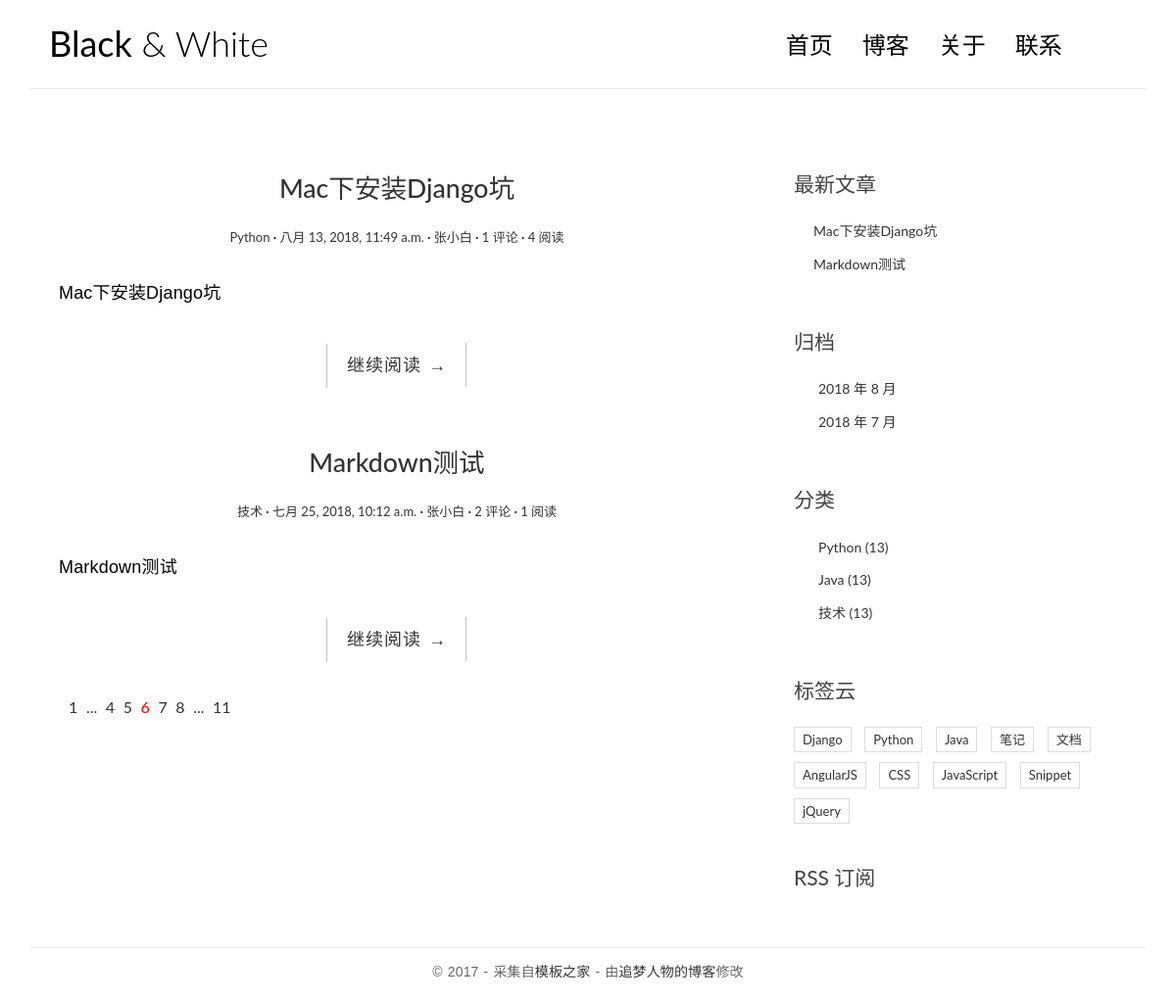
/, run on an earlier commit of the app's database.
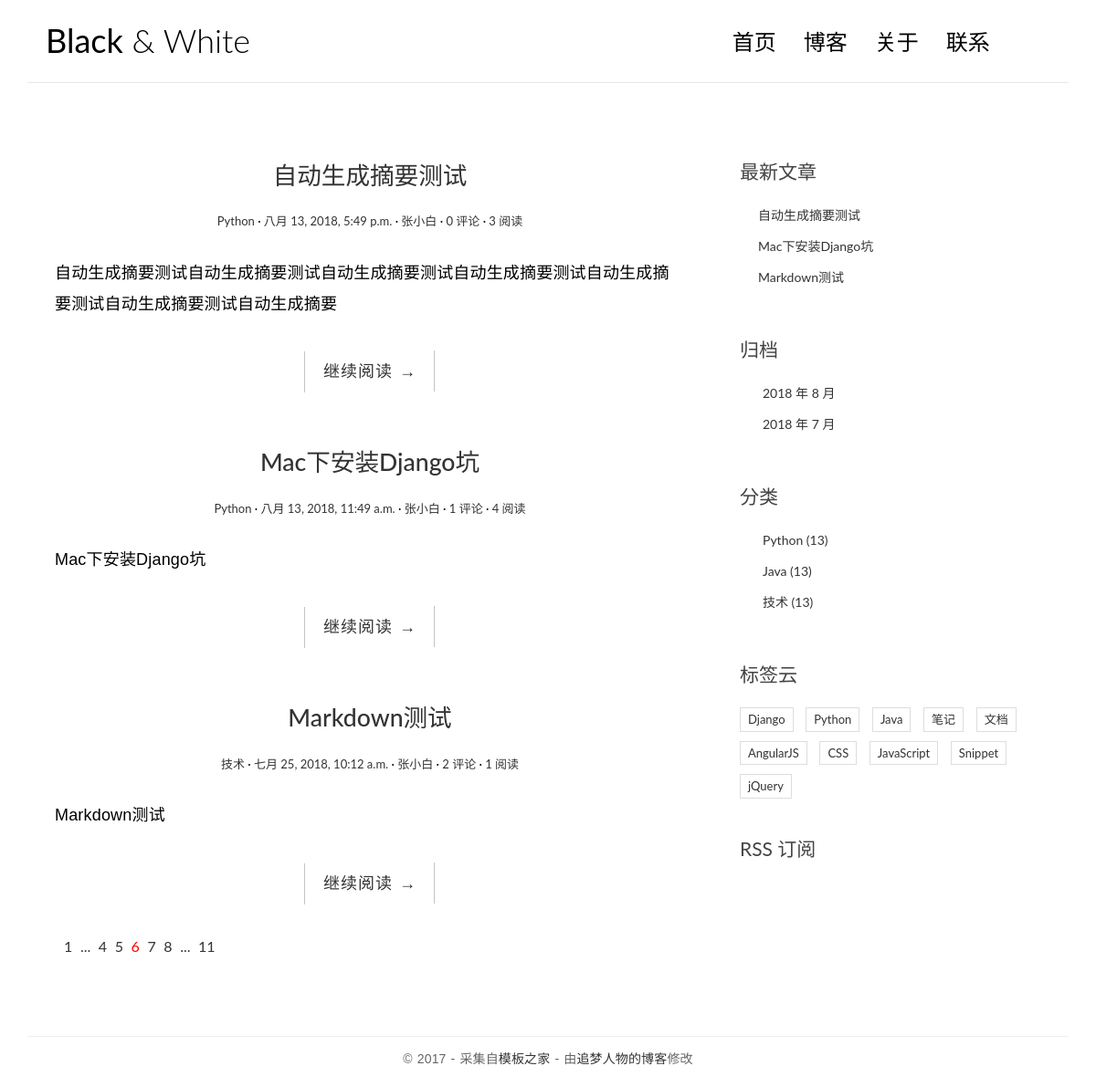
And on a later commit of the database.
### blog/models.py (models this page shows, shortened)
@python_2_unicode_compatible
class Post(models.Model):
    title = models.CharField(max_length=70)
    body = models.TextField()
    created_time = models.DateTimeField()
    modified_time = models.DateTimeField()
    excerpt = models.CharField(max_length=200, blank=True)
    category = models.ForeignKey(Category)
    tags = models.ManyToManyField(Tag, blank=True)
    author = models.ForeignKey(User)
    views = models.PositiveIntegerField(default=0)
    def get_absolute_url(self):
        return reverse('blog:detail', kwargs={'pk': self.pk})
    class Meta:
        ordering = ['-created_time']

@python_2_unicode_compatible
class Category(models.Model):
    name = models.CharField(max_length=100)

### blog/views.py (the view)
# urls.py: url(r'^$', views.IndexView.as_view(), name='index'),
class IndexView(ListView):
    model = Post
    template_name = 'blog/index.html'
    context_object_name = 'post_list'

### blog/templatetags/blog_tags.py (called while the page is built)
@register.simple_tag
def get_recent_post(num=5):
    return Post.objects.all().order_by('-created_time')[:num]

@register.simple_tag
def archives():
    return Post.objects.dates('created_time', 'month', order='DESC')

@register.simple_tag
def get_categories():
    return Category.objects.all()

### blog/templates/blog/index.html
{% extends 'base.html' %}
{% block main %}
    {% for post in post_list %}
        <article class="post post-{{ post.pk }}">
            <header class="entry-header">
                <h1 class="entry-title">
                    <a href="{{ post.get_absolute_url }}">{{ post.title }}</a>
                </h1>
                <div class="entry-meta">
                    <span class="post-category"><a href="#">{{ post.category.name }}</a></span>
                    <span class="post-date"><a href="#"><time class="entry-date"
                                                              datetime="{{ post.created_time }}">{{ post.created_time }}</time></a></span>
                    <span class="post-author"><a href="#">{{ post.author }}</a></span>
                    <span class="comments-link"><a href="#">{{ post.comment_set.count }} 评论</a></span>
                    <span class="views-count"><a href="#">{{ post.views }} 阅读</a></span>
                </div>
            </header>
            <div class="entry-content clearfix">
                <p>{{ post.excerpt }}</p>
                <div class="read-more cl-effect-14">
                    <a href="{{ post.get_absolute_url }}" class="more-link">继续阅读 <span class="meta-nav">→</span></a>
                </div>
            </div>
        </article>
    {% empty %}
        <div class="no-post">暂时还没有发布的文章！</div>
    {% endfor %}
    <div class="pagination">
        <ul>
            <li><a href="">1</a></li>
            <li><a href="">...</a></li>
            <li><a href="">4</a></li>
            <li><a href="">5</a></li>
            <li class="current"><a href="">6</a></li>
            <li><a href="">7</a></li>
            <li><a href="">8</a></li>
            <li><a href="">...</a></li>
            <li><a href="">11</a></li>
        </ul>
    </div>
{% endblock main %}

### blog/templates/base.html (shortened to what this page needs)
{% load staticfiles %}
{% load blog_tags %}
<!DOCTYPE html>
<html>
<head>
    <link rel="stylesheet" href="http://code.ionicframework.com/ionicons/2.0.1/css/ionicons.min.css">
    <link rel="stylesheet" href="{% static 'blog/css/bootstrap.min.css' %}">
    <link rel="stylesheet" href="{% static 'blog/css/pace.css' %}">
    <link rel="stylesheet" href="{% static 'blog/css/custom.css' %}">
    <link rel="stylesheet" href="{% static 'blog/css/highlights/github.css' %}">
</head>
<body>
<div class="container">
    <header id="site-header">
        <div class="row">
            <div class="col-md-4 col-sm-5 col-xs-8">
                <div class="logo">
                    <h1><a href="{% url 'blog:index' %}"><b>Black</b> &amp; White</a></h1>
                </div>
            </div>
            <div class="col-md-8 col-sm-7 col-xs-4">
                <nav class="main-nav" role="navigation">
                    <div class="collapse navbar-collapse" id="bs-example-navbar-collapse-1">
                        <ul class="nav navbar-nav navbar-right">
                            <li class="cl-effect-11"><a href="index.html" data-hover="首页">首页</a></li>
                            <li class="cl-effect-11"><a href="full-width.html" data-hover="博客">博客</a></li>
                            <li class="cl-effect-11"><a href="about.html" data-hover="关于">关于</a></li>
                            <li class="cl-effect-11"><a href="contact.html" data-hover="联系">联系</a></li>
                        </ul>
                    </div>
                </nav>
            </div>
        </div>
    </header>
</div>
<div class="content-body">
    <div class="container">
        <div class="row">
            <main class="col-md-8">
                {% block main %}
                {% endblock main %}
            </main>
            <aside class="col-md-4">
                <div class="widget widget-recent-posts">
                    <h3 class="widget-title">最新文章</h3>
                    {% get_recent_post as recent_post_list %}
                    <ul>
                        {% for post in recent_post_list %}
                            <li>
                                <a href="{{ post.get_absolute_url }}">{{ post.title }}</a>
                            </li>
                        {% empty %}
                            暂无最新文章
                        {% endfor %}
                    </ul>
                </div>
                <div class="widget widget-archives">
                    <h3 class="widget-title">归档</h3>
                    {% archives as date_list %}
                    <ul>
                        {% for date in date_list %}
                            <li>
                                <a href="{% url 'blog:archives' date.year date.month %}">
                                    {{ date.year }} 年 {{ date.month }} 月
                                </a>
                            </li>
                        {% empty %}
                            暂无归档
                        {% endfor %}
                    </ul>
                </div>
                <div class="widget widget-category">
                    <h3 class="widget-title">分类</h3>
                    {% get_categories as category_list %}
                    <ul>
                        {% for category in category_list %}
                            <li>
                                <a href="{% url 'blog:category' category.pk %}">
                                    {{ category.name }} <span class="post-count">(13)</span>
                                </a>
                            </li>
                        {% empty %}
                            暂无分类
                        {% endfor %}
                    </ul>
                </div>
                <div class="widget widget-tag-cloud">
                    <h3 class="widget-title">标签云</h3>
                    <ul>
                        <li>
                            <a href="#">Django</a>
                        </li>
                        <li>
                            <a href="#">Python</a>
                        </li>
                        <li>
                            <a href="#">Java</a>
                        </li>
                        <li>
                            <a href="#">笔记</a>
                        </li>
                        <li>
                            <a href="#">文档</a>
                        </li>
                        <li>
                            <a href="#">AngularJS</a>
                        </li>
                        <li>
                            <a href="#">CSS</a>
                        </li>
                        <li>
                            <a href="#">JavaScript</a>
                        </li>
                        <li>
                            <a href="#">Snippet</a>
                        </li>
                        <li>
                            <a href="#">jQuery</a>
                        </li>
                    </ul>
                </div>
                <div class="rss">
                    <a href=""> RSS 订阅</a>
                </div>
            </aside>
        </div>
    </div>
</div>
<footer id="site-footer">
    <div class="container">
        <div class="row">
            <div class="col-md-12">
                <p class="copyright">&copy 2017 - 采集自<a href="http://www.cssmoban.com/"
                                                        target="_blank" title="模板之家">模板之家</a>
                    - 由<a href="http://zmrenwu.com/" title="网页模板" target="_blank">追梦人物的博客</a>修改
                </p>
            </div>
        </div>
    </div>
</footer>
</body>
</html>

### blog/static/blog/css/custom.css (style rules this page uses)
* { outline: none; }
h1, h2, h3, h4, h5, h6 { margin-top: 0; }
b { font-weight: 400; }
a { color: #333; }
body { color: #444; font-family: 'Lato', sans-serif; }
p { font-family: 'Ubuntu', sans-serif; font-weight: 400; word-spacing: 1px; letter-spacing: 0.01em; }
#site-header { background-color: #FFF; padding: 25px 20px; margin-bottom: 40px; border-bottom: 1px solid #e7e7e7; }
.logo h1 a { color: #000; }
.logo h1 { margin: 0; font-family: 'Lato', sans-serif; font-weight: 300; }
.main-nav { margin-top: 11px; max-width: 95%; }
.main-nav a { color: #000000 !important; padding: 0 0 5px 0 !important; margin-right: 30px; font-family: 'Lato', sans-serif; font-weight: 300; font-size: 24px; }
.cl-effect-11 a { padding: 10px 0; color: #0972b4; text-shadow: none; }
.cl-effect-11 a::before { position: absolute; top: 0; left: 0; overflow: hidden; padding: 0 0 5px 0 !important; max-width: 0; border-bottom: 1px solid #000; color: #000; content: attr(data-hover); white-space: nowrap; -webkit-transition: max-width 0.5s; -moz-transition: max-width 0.5s; transition: max-width 0.5s; }
.content-body { padding-bottom: 4em; }
.post { background: #fff; padding: 30px 30px 0; }
.entry-title { text-align: center; font-size: 1.9em; margin-bottom: 20px; line-height: 1.6; padding: 10px 20px 0; }
.entry-meta { text-align: center; color: #DDDDDD; font-size: 13px; margin-bottom: 30px; }
.entry-content { font-size: 18px; line-height: 1.9; font-weight: 300; color: #000; }
.post-category::after, .post-date::after, .post-author::after, .comments-link::after { content: ' ·'; color: #000; }
.read-more { font-family: 'Ubuntu', sans-serif; font-weight: 400; word-spacing: 1px; letter-spacing: 0.01em; text-align: center; margin-top: 20px; }
.cl-effect-14 a { padding: 0 20px; height: 45px; line-height: 45px; position: relative; display: inline-block; margin: 15px 25px; letter-spacing: 1px; font-weight: 400; text-shadow: 0 0 1px rgba(255, 255, 255, 0.3); }
.cl-effect-14 a::before, .cl-effect-14 a::after { position: absolute; width: 45px; height: 1px; background: #C3C3C3; content: ''; -webkit-transition: all 0.3s; -moz-transition: all 0.3s; transition: all 0.3s; pointer-events: none; }
.cl-effect-14 a::before { top: 0; left: 0; -webkit-transform: rotate(90deg); -moz-transform: rotate(90deg); transform: rotate(90deg); -webkit-transform-origin: 0 0; -moz-transform-origin: 0 0; transform-origin: 0 0; }
.cl-effect-14 a::after { right: 0; bottom: 0; -webkit-transform: rotate(90deg); -moz-transform: rotate(90deg); transform: rotate(90deg); -webkit-transform-origin: 100% 0; -moz-transform-origin: 100% 0; transform-origin: 100% 0; }
.widget { background: #fff; padding: 30px 0 0; }
.widget-title { font-size: 1.5em; margin-bottom: 20px; line-height: 1.6; padding: 10px 0 0; font-weight: 400; }
.widget-recent-posts ul { padding: 0; margin: 0; padding-left: 20px; }
.widget-recent-posts ul li { list-style-type: none; position: relative; line-height: 170%; margin-bottom: 10px; }
.widget-recent-posts ul li::before { content: '\f3d3'; font-family: "Ionicons"; position: absolute; left: -17px; top: 3px; font-size: 16px; color: #000; }
.widget-archives ul { padding: 0; margin: 0; padding-left: 25px; }
.widget-archives ul li { list-style-type: none; position: relative; line-height: 170%; margin-bottom: 10px; }
.widget-archives ul li::before { content: '\f3f3'; font-family: "Ionicons"; position: absolute; left: -25px; top: 1px; font-size: 16px; color: #000; }
.widget-category ul { padding: 0; margin: 0; padding-left: 25px; }
.widget-category ul li { list-style-type: none; position: relative; line-height: 170%; margin-bottom: 10px; }
.widget-category ul li::before { content: '\f3fe'; font-family: "Ionicons"; position: absolute; left: -25px; top: 1px; font-size: 18px; color: #000; }
.widget-tag-cloud ul { padding: 0; margin: 0; margin-right: -10px; }
.widget-tag-cloud ul li { list-style-type: none; font-size: 13px; display: inline-block; margin-right: 10px; margin-bottom: 10px; padding: 3px 8px; border: 1px solid #ddd; }
.rss { font-size: 21px; margin-top: 30px; }
.rss a { color: #444; }
#site-footer { padding-top: 10px; padding: 0 0 1.5em 0; }
.copyright { text-align: center; padding-top: 1em; margin: 0; border-top: 1px solid #eee; color: #666; }
.pagination ul { list-style: none; }
.pagination ul li { display: inline-block; font-size: 16px; margin-right: 5px; }
.current a { color: red; }

What changed in the data, as far as the page shows it:
added Post: title "自动生成摘要测试", category.name "Python", created_time "八月 13, 2018, 5:49 p.m.", author "张小白", comment_set.count "0", views "3", excerpt "自动生成摘要测试自动生成摘要测试自动生成摘要测试自动生成摘要测试自动生成摘要测试自动生成摘要测试自动生成摘要"
